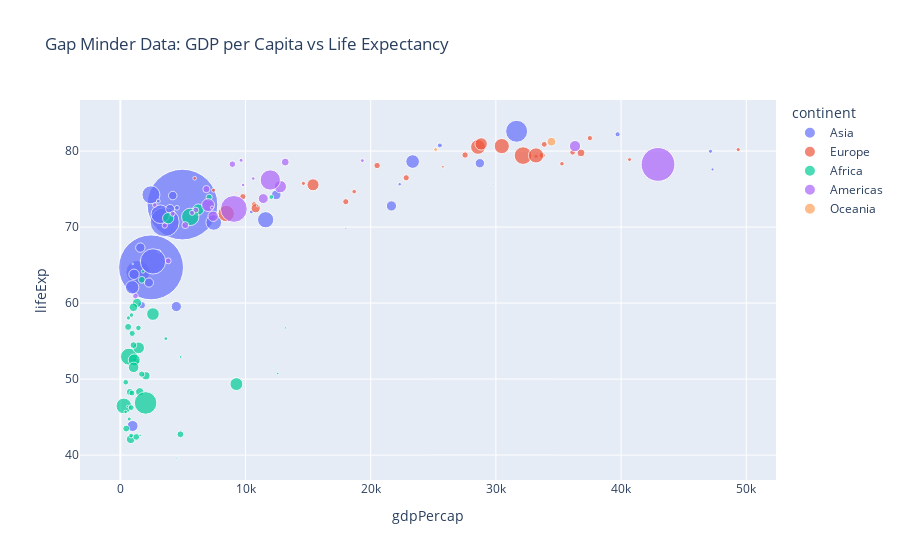

Notebook code for this chart:
### Markdown cell above
5. Customise the maximum size of the mark by passing an integer into the optional input `size_max`. The default vauel is `20`.

In this case, we want to make the markers bigger so we choose `size_max=50`.

### Code cell
fig = px.scatter(df, x='gdpPercap', y ='lifeExp', color='continent', size='pop', size_max=50, 
                 title='Gap Minder Data: GDP per Capita vs Life Expectancy')
fig.show()
